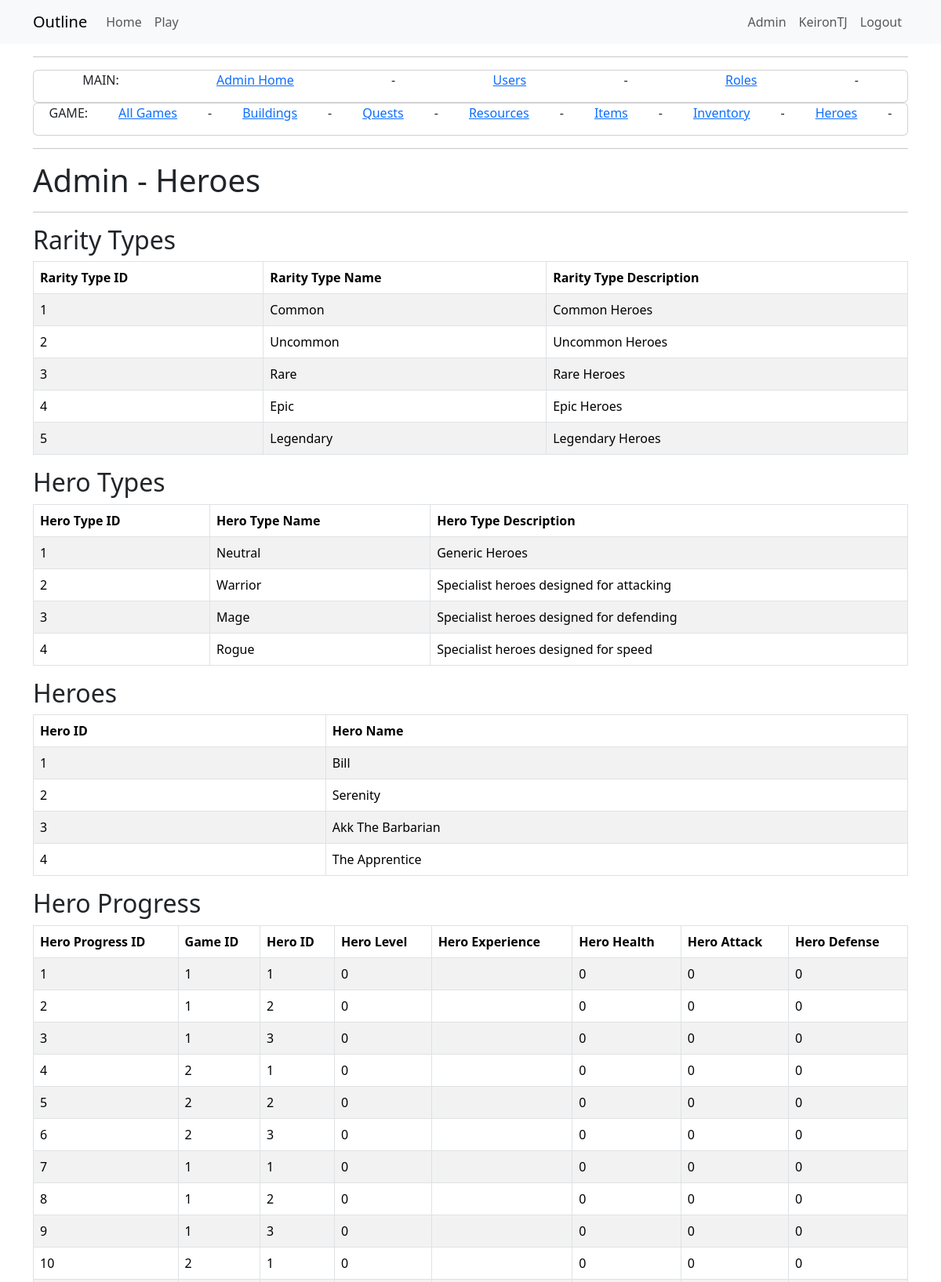
Page /admin_heroes (signed in, upper part) on the committed database.
### app/models.py (models this page shows, shortened)
class User(UserMixin, db.Model):
    id = db.Column(Integer, primary_key=True)
    username = db.Column(String(64), index=True, unique=True)
    email = db.Column(String(120), index=True, unique=True)
    password_hash = db.Column(String(256))
    active = db.Column(db.Boolean(), default=True)
    activegame = db.Column(db.Integer, nullable=True)
    game = so.relationship("Game", back_populates="user", cascade="all, delete-orphan")
    role=so.relationship("Role", secondary="user_roles")
    def is_admin(self):
        return 'admin' in [role.name for role in self.role]

class RarityType(db.Model):
    __tablename__ = 'rarity_types'
    id = db.Column(db.Integer, primary_key=True)
    rarity_type_name = db.Column(db.String(64))
    rarity_type_description = db.Column(db.String(256))
    hero = db.relationship("Hero", back_populates="rarity")

class HeroType(db.Model):
    __tablename__ = 'hero_types'
    id = db.Column(db.Integer, primary_key=True)
    hero_type_name = db.Column(db.String(64))
    hero_type_description = db.Column(db.String(256))
    hero = db.relationship("Hero", back_populates="hero_type")

class Hero(db.Model):
    __tablename__ = 'heroes'
    id = db.Column(db.Integer, primary_key=True)
    hero_type_id = db.Column(db.Integer, db.ForeignKey('hero_types.id'))
    hero_name = db.Column(db.String(64))
    hero_description = db.Column(db.String(256))
    hero_link = db.Column(db.String(256))
    hero_image = db.Column(db.String(256))
    rarity_type_id = db.Column(db.Integer, db.ForeignKey('rarity_types.id'))
    health = db.Column(db.Integer, default=0)
    attack = db.Column(db.Integer, default=0)
    defense = db.Column(db.Integer, default=0)
    speed = db.Column(db.Integer, default=0)
    hero_type = db.relationship("HeroType", back_populates="hero")
    rarity = db.relationship("RarityType", back_populates="hero")
    hero_progress = db.relationship("HeroProgress", back_populates="hero")

class HeroProgress(db.Model):
    __tablename__ = 'hero_progress'
    id = db.Column(db.Integer, primary_key=True)
    game_id = db.Column(db.Integer, db.ForeignKey('game.id'))
    hero_id = db.Column(db.Integer, db.ForeignKey('heroes.id'))
    hero_level = db.Column(db.Integer, default=0)
    hero_active = db.Column(db.Boolean, default=False)
    hero_xp = db.Column(db.Integer, default=0)
    hero_health = db.Column(db.Integer, default=0)
    hero_attack = db.Column(db.Integer, default=0)
    hero_defense = db.Column(db.Integer, default=0)
    hero_speed = db.Column(db.Integer, default=0)
    hero = db.relationship("Hero", back_populates="hero_progress")
    game = db.relationship("Game", back_populates="hero_progress")

class Game(db.Model):
    __tablename__ = 'game'
    id = db.Column(db.Integer, primary_key=True)
    user_id = db.Column(db.Integer, db.ForeignKey('user.id'), nullable=False)
    game_name = db.Column(db.String(64))
    game_exists = db.Column(db.Boolean, default=True)
    entry_date = db.Column(db.DateTime, default=datetime.now(timezone.utc))
    xp = db.Column(db.Integer, default=0)
    level = db.Column(db.Integer, default=0)
    cash = db.Column(db.Integer, default=0)
    wood = db.Column(db.Integer, default=0)
    stone = db.Column(db.Integer, default=0)
    metal = db.Column(db.Integer, default=0)
    next_level_xp_required = db.Column(db.Integer, default=110)
    user = db.relationship("User", back_populates="game")
    inventories = db.relationship("InventoryUser", back_populates="game")
    quest_progress = db.relationship("QuestProgress", back_populates="game")
    building_progress = db.relationship("BuildingProgress", back_populates="game")
    resource_logs = db.relationship("ResourceLog", back_populates="game")
    hero_progress = db.relationship("HeroProgress", back_populates="game")
    hero_slots = db.relationship("HeroSlots", back_populates="game")

### app/admin/routes.py (the view)
@bp.route('/admin_heroes', methods=['GET', 'POST'])
@login_required
@admin_required
def admin_heroes():
    games = db.session.query(Game).all()
    herotypes = db.session.query(HeroType).all()
    heroes = db.session.query(Hero).all()
    heroprogresses = db.session.query(HeroProgress).all()
    heroslots = db.session.query(HeroSlots).all()
    raritytypes = db.session.query(RarityType).all()
    return render_template("admin/game/admin_heroes.html",
                           title='Admin - Heroes',
                           games=games,
                           herotypes=herotypes,
                           heroes=heroes,
                           heroprogresses=heroprogresses,
                           heroslots=heroslots,
                           raritytypes=raritytypes)

### app/game/__init__.py (called while the page is built)
@bp.before_app_request
def before_request():
    load_game()

### app/game/context_processor.py (called while the page is built)
def load_game():
    if current_user.is_authenticated:
        game_id = current_user.activegame
        if game_id:
            g.game = Game.query.get(game_id)
        else:
            g.game = None
    else:
        g.game = None

### app/models.py (called while the page is built)
@login.user_loader
def load_user(id):
    return db.session.get(User, int(id))

### app/templates/admin/game/admin_heroes.html (shortened to what this page needs)
{% extends "admin/admin_base.html" %}
{% block content2 %}
<div class="Jumbotron">
    <h1>{{ title }}</h1>
</div>
<hr />
<div>
    <h2>Rarity Types</h2>
    <table class="table table-striped table-bordered">
        <thead>
            <tr>
                <th>Rarity Type ID</th>
                <th>Rarity Type Name</th>
                <th>Rarity Type Description</th>
            </tr>
        </thead>
        <tbody>
            {% for raritytype in raritytypes %}
            <tr>
                <td>{{ raritytype.id }}</td>
                <td>{{ raritytype.rarity_type_name }}</td>
                <td>{{ raritytype.rarity_type_description }}</td>
            </tr>
            {% endfor %}
        </tbody>
    </table>
</div>
<div>
    <h2>Hero Types</h2>
    <table class="table table-striped table-bordered">
        <thead>
            <tr>
                <th>Hero Type ID</th>
                <th>Hero Type Name</th>
                <th>Hero Type Description</th>
            </tr>
        </thead>
        <tbody>
            {% for herotype in herotypes %}
            <tr>
                <td>{{ herotype.id }}</td>
                <td>{{ herotype.hero_type_name }}</td>
                <td>{{ herotype.hero_type_description }}</td>
            </tr>
            {% endfor %}
        </tbody>
    </table>
</div>
<div>
    <h2>Heroes</h2>
    <table class="table table-striped table-bordered">
        <thead>
            <tr>
                <th>Hero ID</th>
                <th>Hero Name</th>
            </tr>
        </thead>
        <tbody>
            {% for hero in heroes %}
            <tr>
                <td>{{ hero.id }}</td>
                <td>{{ hero.hero_name }}</td>
            </tr>
            {% endfor %}
        </tbody>
    </table>
</div>
<div>
    <h2>Hero Progress</h2>
    <table class="table table-striped table-bordered">
        <thead>
            <tr>
                <th>Hero Progress ID</th>
                <th>Game ID</th>
                <th>Hero ID</th>
                <th>Hero Level</th>
                <th>Hero Experience</th>
                <th>Hero Health</th>
                <th>Hero Attack</th>
                <th>Hero Defense</th>
            </tr>
        </thead>
        <tbody>
            {% for heroprogress in heroprogresses %}
            <tr>
                <td>{{ heroprogress.id }}</td>
                <td>{{ heroprogress.game.id }}</td>
                <td>{{ heroprogress.hero_id }}</td>
                <td>{{ heroprogress.hero_level }}</td>
                <td>{{ heroprogress.hero_experience }}</td>
                <td>{{ heroprogress.hero_health }}</td>
                <td>{{ heroprogress.hero_attack }}</td>
                <td>{{ heroprogress.hero_defense }}</td>
            </tr>
            {% endfor %}
        </tbody>
    </table>
</div>
{% endblock content2 %}

### app/templates/base.html (shortened to what this page needs)
<!doctype html>
<html lang="en">
<head>
    <link href="https://cdn.jsdelivr.net/npm/bootstrap@5.3.2/dist/css/bootstrap.min.css"
          rel="stylesheet"
>
    <link rel="stylesheet" href="{{ url_for('static', filename='style.css') }}">
</head>
<body>
    <nav class="navbar navbar-expand-lg bg-body-tertiary">
        <div class="container">
            <a class="navbar-brand" href="{{ url_for('main.index') }}">Outline</a>
            <div class="collapse navbar-collapse" id="navbarSupportedContent">
                <ul class="navbar-nav me-auto mb-2 mb-lg-0">
                    <li class="nav-item">
                        <a class="nav-link" aria-current="page" href="{{ url_for('main.index') }}">Home</a>
                    </li>
                    {% if not current_user.is_authenticated or current_user.activegame == None    %}
                    <li class="nav-item">
                        <a class="nav-link" aria-current="page" href="{{ url_for('game.startmenu') }}">Start Menu</a>
                    </li>
                    {% else %}
                    <li class="nav-item">
                        <a class="nav-link" aria-current="page" href="{{ url_for('game.play', game_id=current_user.activegame) }}">Play</a>
                    </li>
                    {% endif %}
                </ul>
                <ul class="navbar-nav mb-2 mb-lg-0">
                    {% if current_user.is_anonymous %}
                    <li class="nav-item">
                        <a class="nav-link" aria-current="page" href="{{ url_for('auth.login') }}">Login</a>
                    </li>
                    {% else %}
                    {% if current_user.is_admin() %}
                    <li class="nav-item">
                        <a class="nav-link" aria-current="page" href="{{ url_for('admin.admin_home') }}">Admin</a>
                    </li>
                    {% endif %}
                    <li class="nav-item">
                        <a class="nav-link" aria-current="page" href="{{ url_for('main.view_profile', user_id=current_user.id) }}">{{ current_user.username }}</a>
                    </li>
                    <li class="nav-item">
                        <a class="nav-link" aria-current="page" href="{{ url_for('auth.logout') }}">Logout</a>
                    </li>
                    {% endif %}
                </ul>
            </div>
        </div>
    </nav>
    <div class="container mt-3">
        {% block content %}{% endblock %}
    </div>
</body>
</html>

### rows in the picture
User: username "KeironTJ"
RarityType: id "1", rarity_type_name "Common", rarity_type_description "Common Heroes"
RarityType: id "2", rarity_type_name "Uncommon", rarity_type_description "Uncommon Heroes"
RarityType: id "3", rarity_type_name "Rare", rarity_type_description "Rare Heroes"
RarityType: id "4", rarity_type_name "Epic", rarity_type_description "Epic Heroes"
RarityType: id "5", rarity_type_name "Legendary", rarity_type_description "Legendary Heroes"
HeroType: id "1", hero_type_name "Neutral", hero_type_description "Generic Heroes"
HeroType: id "2", hero_type_name "Warrior", hero_type_description "Specialist heroes designed for attacking"
HeroType: id "3", hero_type_name "Mage", hero_type_description "Specialist heroes designed for defending"
HeroType: id "4", hero_type_name "Rogue", hero_type_description "Specialist heroes designed for speed"
Hero: id "1", hero_name "Bill"
Hero: id "2", hero_name "Serenity"
Hero: id "3", hero_name "Akk The Barbarian"
Hero: id "4", hero_name "The Apprentice"
HeroProgress: id "1", game.id "1", hero_id "1", hero_level "0", hero_health "0", hero_attack "0", hero_defense "0"
HeroProgress: id "2", game.id "1", hero_id "2", hero_level "0", hero_health "0", hero_attack "0", hero_defense "0"
HeroProgress: id "3", game.id "1", hero_id "3", hero_level "0", hero_health "0", hero_attack "0", hero_defense "0"
HeroProgress: id "4", game.id "2", hero_id "1", hero_level "0", hero_health "0", hero_attack "0", hero_defense "0"
HeroProgress: id "5", game.id "2", hero_id "2", hero_level "0", hero_health "0", hero_attack "0", hero_defense "0"
HeroProgress: id "6", game.id "2", hero_id "3", hero_level "0", hero_health "0", hero_attack "0", hero_defense "0"
HeroProgress: id "7", game.id "1", hero_id "1", hero_level "0", hero_health "0", hero_attack "0", hero_defense "0"
HeroProgress: id "8", game.id "1", hero_id "2", hero_level "0", hero_health "0", hero_attack "0", hero_defense "0"
HeroProgress: id "9", game.id "1", hero_id "3", hero_level "0", hero_health "0", hero_attack "0", hero_defense "0"
HeroProgress: id "10", game.id "2", hero_id "1", hero_level "0", hero_health "0", hero_attack "0", hero_defense "0"

### other values in the picture
{{ title }} "Admin - Heroes"
